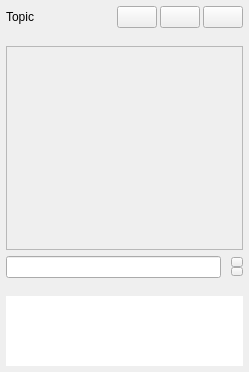
<?xml version="1.0" encoding="UTF-8"?>
<ui version="4.0">
 <class>ChatPanel</class>
 <widget class="QWidget" name="ChatPanel">
  <property name="geometry">
   <rect>
    <x>0</x>
    <y>0</y>
    <width>249</width>
    <height>372</height>
   </rect>
  </property>
  <property name="windowTitle">
   <string notr="true"/>
  </property>
  <layout class="QVBoxLayout" name="verticalLayout">
   <property name="spacing">
    <number>6</number>
   </property>
   <property name="leftMargin">
    <number>6</number>
   </property>
   <property name="topMargin">
    <number>6</number>
   </property>
   <property name="rightMargin">
    <number>6</number>
   </property>
   <property name="bottomMargin">
    <number>6</number>
   </property>
   <item>
    <layout class="QHBoxLayout" name="horizontalLayout">
     <property name="spacing">
      <number>3</number>
     </property>
     <item>
      <widget class="QLabel" name="topicLabel">
       <property name="sizePolicy">
        <sizepolicy hsizetype="Ignored" vsizetype="MinimumExpanding">
         <horstretch>1</horstretch>
         <verstretch>0</verstretch>
        </sizepolicy>
       </property>
       <property name="text">
        <string notr="true">Topic</string>
       </property>
       <property name="textFormat">
        <enum>Qt::PlainText</enum>
       </property>
       <property name="wordWrap">
        <bool>true</bool>
       </property>
      </widget>
     </item>
     <item alignment="Qt::AlignTop">
      <widget class="QPushButton" name="buttonAutoTranslate">
       <property name="sizePolicy">
        <sizepolicy hsizetype="Maximum" vsizetype="Fixed">
         <horstretch>0</horstretch>
         <verstretch>0</verstretch>
        </sizepolicy>
       </property>
       <property name="toolTip">
        <string>Auto translate</string>
       </property>
       <property name="accessibleDescription">
        <string>Turn on/off the auto translation for chat messages</string>
       </property>
       <property name="text">
        <string/>
       </property>
       <property name="iconSize">
        <size>
         <width>20</width>
         <height>20</height>
        </size>
       </property>
       <property name="checkable">
        <bool>true</bool>
       </property>
      </widget>
     </item>
     <item alignment="Qt::AlignTop">
      <widget class="QPushButton" name="buttonClear">
       <property name="sizePolicy">
        <sizepolicy hsizetype="Maximum" vsizetype="Fixed">
         <horstretch>0</horstretch>
         <verstretch>0</verstretch>
        </sizepolicy>
       </property>
       <property name="toolTip">
        <string>clear the messages ...</string>
       </property>
       <property name="accessibleDescription">
        <string>Press that button to clear your message</string>
       </property>
       <property name="text">
        <string/>
       </property>
       <property name="iconSize">
        <size>
         <width>20</width>
         <height>20</height>
        </size>
       </property>
       <property name="flat">
        <bool>false</bool>
       </property>
      </widget>
     </item>
     <item alignment="Qt::AlignTop">
      <widget class="QPushButton" name="buttonOnOff">
       <property name="sizePolicy">
        <sizepolicy hsizetype="Maximum" vsizetype="Fixed">
         <horstretch>0</horstretch>
         <verstretch>0</verstretch>
        </sizepolicy>
       </property>
       <property name="toolTip">
        <string>Turn on/off this chat</string>
       </property>
       <property name="text">
        <string notr="true"/>
       </property>
       <property name="iconSize">
        <size>
         <width>20</width>
         <height>20</height>
        </size>
       </property>
       <property name="checkable">
        <bool>true</bool>
       </property>
      </widget>
     </item>
    </layout>
   </item>
   <item>
    <spacer name="verticalSpacerTop">
     <property name="orientation">
      <enum>Qt::Vertical</enum>
     </property>
     <property name="sizeHint" stdset="0">
      <size>
       <width>20</width>
       <height>12</height>
      </size>
     </property>
    </spacer>
   </item>
   <item>
    <widget class="QScrollArea" name="chatScroll">
     <property name="sizePolicy">
      <sizepolicy hsizetype="Preferred" vsizetype="Expanding">
       <horstretch>0</horstretch>
       <verstretch>1</verstretch>
      </sizepolicy>
     </property>
     <property name="focusPolicy">
      <enum>Qt::NoFocus</enum>
     </property>
     <property name="accessibleDescription">
      <string>This is the chat scroll area</string>
     </property>
     <property name="verticalScrollBarPolicy">
      <enum>Qt::ScrollBarAsNeeded</enum>
     </property>
     <property name="horizontalScrollBarPolicy">
      <enum>Qt::ScrollBarAlwaysOff</enum>
     </property>
     <property name="sizeAdjustPolicy">
      <enum>QAbstractScrollArea::AdjustToContents</enum>
     </property>
     <property name="widgetResizable">
      <bool>true</bool>
     </property>
     <widget class="QWidget" name="scrollContent">
      <property name="geometry">
       <rect>
        <x>0</x>
        <y>0</y>
        <width>235</width>
        <height>187</height>
       </rect>
      </property>
     </widget>
    </widget>
   </item>
   <item>
    <layout class="QHBoxLayout" name="horizontalLayout_3">
     <property name="spacing">
      <number>0</number>
     </property>
     <item>
      <widget class="QLineEdit" name="chatText">
       <property name="sizePolicy">
        <sizepolicy hsizetype="Expanding" vsizetype="Fixed">
         <horstretch>1</horstretch>
         <verstretch>0</verstretch>
        </sizepolicy>
       </property>
       <property name="accessibleDescription">
        <string>Type your text to sent on the chat here</string>
       </property>
       <property name="placeholderText">
        <string notr="true"/>
       </property>
      </widget>
     </item>
     <item>
      <spacer name="horizontalSpacer">
       <property name="orientation">
        <enum>Qt::Horizontal</enum>
       </property>
       <property name="sizeHint" stdset="0">
        <size>
         <width>3</width>
         <height>20</height>
        </size>
       </property>
      </spacer>
     </item>
     <item alignment="Qt::AlignRight|Qt::AlignVCenter">
      <widget class="QLabel" name="labelFontSize">
       <property name="sizePolicy">
        <sizepolicy hsizetype="Preferred" vsizetype="Maximum">
         <horstretch>0</horstretch>
         <verstretch>0</verstretch>
        </sizepolicy>
       </property>
       <property name="text">
        <string notr="true"/>
       </property>
       <property name="pixmap">
        <pixmap resource="../../../resources/jamtaba.qrc">:/images/font_size.png</pixmap>
       </property>
       <property name="scaledContents">
        <bool>false</bool>
       </property>
       <property name="alignment">
        <set>Qt::AlignRight|Qt::AlignTrailing|Qt::AlignVCenter</set>
       </property>
       <property name="margin">
        <number>0</number>
       </property>
       <property name="indent">
        <number>0</number>
       </property>
      </widget>
     </item>
     <item>
      <layout class="QVBoxLayout" name="verticalLayout_2">
       <property name="spacing">
        <number>0</number>
       </property>
       <item alignment="Qt::AlignBottom">
        <widget class="QToolButton" name="toolButtonPlus">
         <property name="maximumSize">
          <size>
           <width>12</width>
           <height>10</height>
          </size>
         </property>
         <property name="toolTip">
          <string>Increase chat font size</string>
         </property>
         <property name="text">
          <string/>
         </property>
         <property name="icon">
          <iconset resource="../../../resources/jamtaba.qrc">
           <normaloff>:/images/small_plus.png</normaloff>:/images/small_plus.png</iconset>
         </property>
        </widget>
       </item>
       <item alignment="Qt::AlignTop">
        <widget class="QToolButton" name="toolButtonMinus">
         <property name="maximumSize">
          <size>
           <width>12</width>
           <height>9</height>
          </size>
         </property>
         <property name="toolTip">
          <string>Decrease chat font size</string>
         </property>
         <property name="text">
          <string/>
         </property>
         <property name="icon">
          <iconset resource="../../../resources/jamtaba.qrc">
           <normaloff>:/images/small_minus.png</normaloff>:/images/small_minus.png</iconset>
         </property>
        </widget>
       </item>
      </layout>
     </item>
    </layout>
   </item>
   <item>
    <spacer name="verticalSpacerBottom">
     <property name="orientation">
      <enum>Qt::Vertical</enum>
     </property>
     <property name="sizeHint" stdset="0">
      <size>
       <width>20</width>
       <height>12</height>
      </size>
     </property>
    </spacer>
   </item>
   <item>
    <widget class="QTreeWidget" name="treeWidget">
     <property name="sizePolicy">
      <sizepolicy hsizetype="Expanding" vsizetype="Preferred">
       <horstretch>0</horstretch>
       <verstretch>0</verstretch>
      </sizepolicy>
     </property>
     <property name="frameShape">
      <enum>QFrame::NoFrame</enum>
     </property>
     <property name="sizeAdjustPolicy">
      <enum>QAbstractScrollArea::AdjustToContents</enum>
     </property>
     <property name="indentation">
      <number>6</number>
     </property>
     <property name="rootIsDecorated">
      <bool>false</bool>
     </property>
     <property name="uniformRowHeights">
      <bool>false</bool>
     </property>
     <property name="itemsExpandable">
      <bool>false</bool>
     </property>
     <property name="allColumnsShowFocus">
      <bool>true</bool>
     </property>
     <property name="headerHidden">
      <bool>true</bool>
     </property>
     <property name="expandsOnDoubleClick">
      <bool>false</bool>
     </property>
     <property name="columnCount">
      <number>2</number>
     </property>
     <attribute name="headerVisible">
      <bool>false</bool>
     </attribute>
     <attribute name="headerShowSortIndicator" stdset="0">
      <bool>false</bool>
     </attribute>
     <column>
      <property name="text">
       <string notr="true">1</string>
      </property>
     </column>
     <column>
      <property name="text">
       <string notr="true">2</string>
      </property>
     </column>
    </widget>
   </item>
  </layout>
 </widget>
 <resources>
  <include location="../../../resources/jamtaba.qrc"/>
 </resources>
 <connections/>
</ui>
